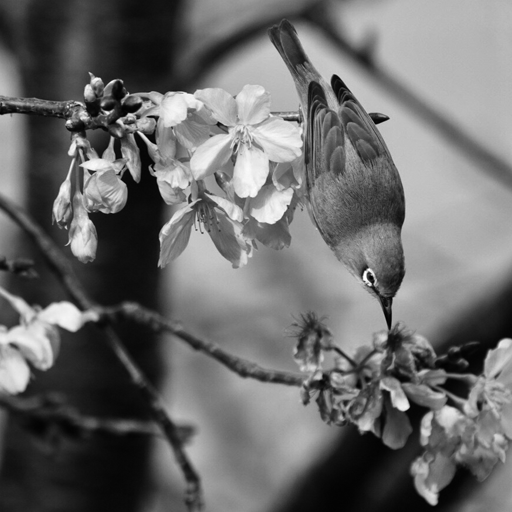
%> input picture hw3/Bird 1.tif, 512 x 512 px
$ octave laplacian.m   (GNU Octave 9; MATLAB toolbox functions it lacks are replaced by stand-ins)
%> lines starting %> are read from the running program, lines starting %| are printed output that depends on the picture
% 2D Laplacian Demo
clc;    % Clear the command window.
close all;  % Close all figures (except those of imtool.)
imtool close all;  % Close all imtool figures.
clear;  % Erase all existing variables.
workspace;  % Make sure the workspace panel is showing.

% Read in image.
grayImage = imread('Bird 1.tif');
%> grayImage is the input picture: size 512x512 uint8; min 0, max 255, mean 106.7
[rows columns numberOfColorChannels] = size(grayImage);
%> rows = 512; columns = 512; numberOfColorChannels = 1
if numberOfColorChannels > 1
	grayImage = rgb2gray(grayImage);
end
%%Process  2D DFT to origin image
fft_inti_img = fftshift(fft2(grayImage, 1024, 1024));

% Figures of the Fourier magnitude spectra of the bird image
%after applying Laplacian filtering
%1024*1024*2 = 2097152, 512*512*2 = 524288, 256*256*2 =
for u = 0:1023
    for v = 0:1023
        H(u+1, v+1) = ((u-512).^2 + (v-512).^2)/524288;
    end
end
%%process laplacian in frequency  domain
fft_filter_img = fft_inti_img.*H;
abs_filter_img = abs(fft_filter_img);
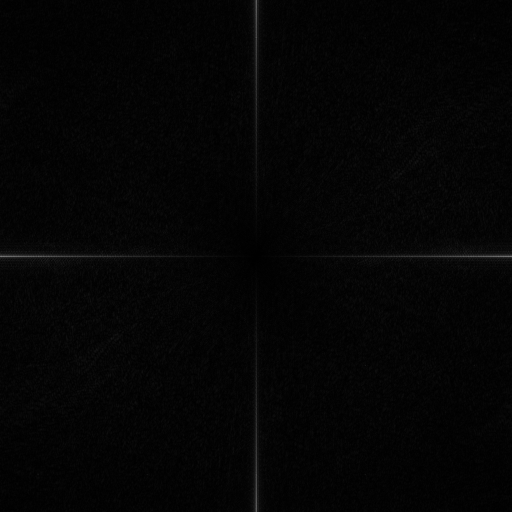
%> abs_filter_img: size 1024x1024 double (shown at 1/2 size); min 0, max 33336.2, mean 638.8; drawn with min black and max white

%Table of top 25 DFT frequencies (u,v) after Laplacian filtering
freq_table = sort(abs_filter_img(:), 'descend');
location = find(abs_filter_img >= freq_table(25));
%> location = 25 values from 1537 to 1048065
for i= 1:25
  %location = find(abs_filter_img == freq_table(i));
   data(i, 1) = freq_table(i);
   data(i, 2) = location(i);
   data(i, 3) = mod(location(i),1024)-1;
   data(i, 4) = fix(location(i)/1024);
end
%> after the loop, data = 25 rows, first 8: [33336.2 1537 512 1; 33336.2 3585 512 3; 32977.2 5633 512 5; 32977.2 7681 512 7; 32621.8 9729 512 9; 32621.8 11777 512 11; 31957.5 13825 512 13; 31957.5 15873 512 15]
%inverse fft
img = ifft2(ifftshift(fft_filter_img));
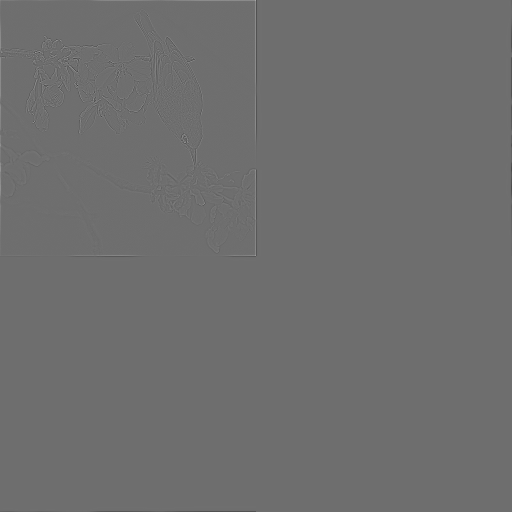
%> img: size 1024x1024 double (shown at 1/2 size); min -22.96, max 29.93, mean 0; drawn with min black and max white
output_img = img(1:512, 1:512);
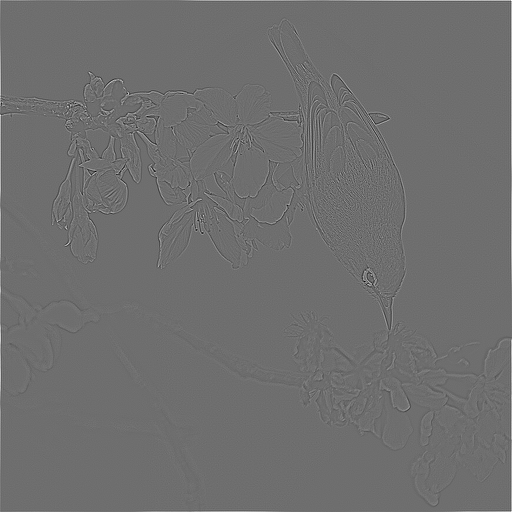
%> output_img: size 512x512 double; min -22.96, max 29.93, mean 0.1; drawn with min black and max white

%Figure of the output image
figure;
subplot(1,2,1), imshow(grayImage), title('oringin image');
subplot(1,2,2), imshow(abs(output_img),[]), title('output image');
%> after `imshow(abs(output_img),[])`:
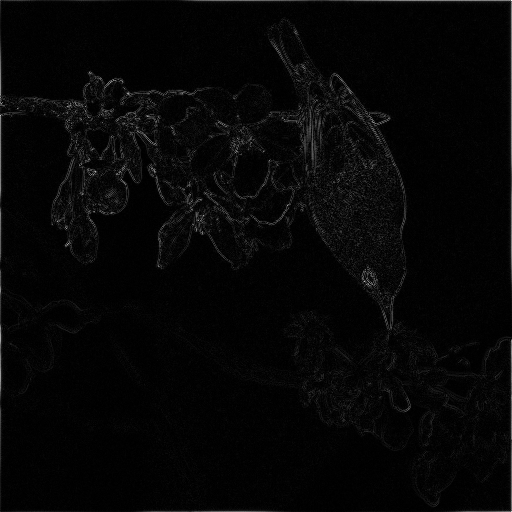
%> displayed picture: size 512x512, on the screen's scale of 0 to 255; min 0, max 255, mean 6
figure;
subplot(1,2,1), imshow(H.*255, []), title('magnitude of Laplacian filter');
subplot(1,2,2), imshow(log(1+abs_filter_img), []), title('magnitude spectrum after Laplacian filter');
%> after `imshow(log(1+abs_filter_img), [])`:
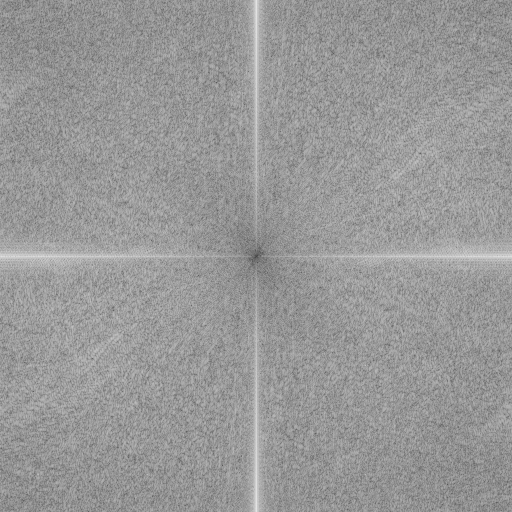
%> displayed picture: size 1024x1024, on the screen's scale of 0 to 255 (shown at 1/2 size); min 0, max 255, mean 152.2
%> after `title('magnitude spectrum after Laplacian filter')`:
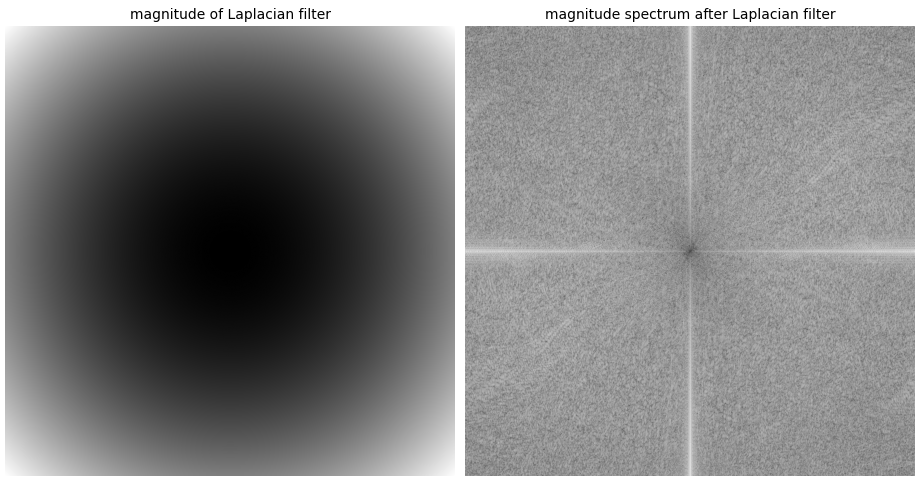
%> figure redrawn from the program's plot data, 2 panels
